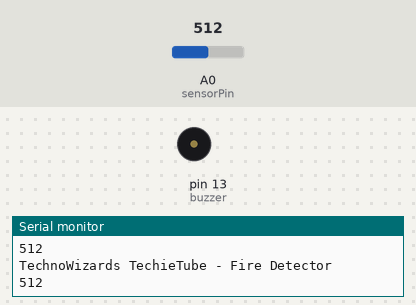
Recording of a sketch running on a simulated Arduino Uno, built with avr-gcc and run on an emulated ATmega328P. Parts: buzzer (waves = sounding, pin HIGH), the last lines printed to the serial monitor. The test bench sets the inputs (shaded band); at power-on: A0 (sensorPin) = 512.

Above: at 1.3 s.
1.4 s: A0 (sensorPin) set to 104
4.5 s: A0 (sensorPin) set to 94
At 4.69 s:
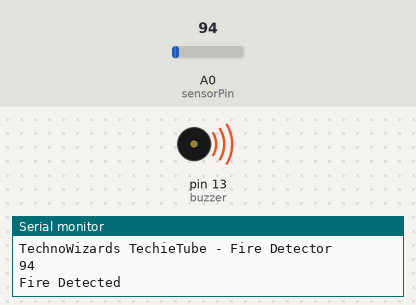
7.6 s: A0 (sensorPin) set to 110
At 7.6 s:
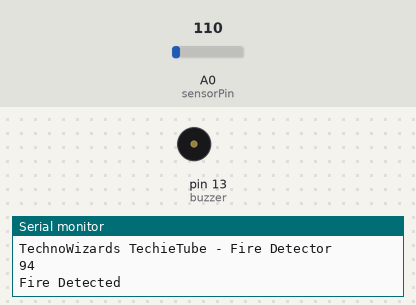
Timing chart, 0 to 10.6 s (numbered marks = the images above; inputs shaded):
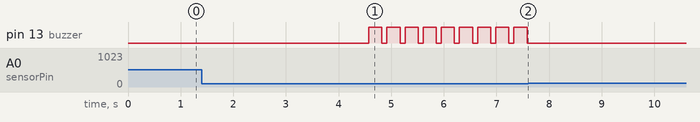

The sketch:

fire_detector.ino
```cpp
#include<SoftwareSerial.h>
int sensorPin = A0; // select the input pin for the LDR
int sensorValue = 0; // variable to store the value coming from the sensor
int buzzer = 13; // Output pin for Buzzer
void setup() {
// declare the ledPin and buzzer as an OUTPUT:
pinMode(buzzer,OUTPUT);
Serial.begin(9600);
}
void loop()
{
Serial.println("TechnoWizards TechieTube - Fire Detector");
sensorValue = analogRead(sensorPin);
Serial.println(sensorValue);
if (sensorValue < 100)
{
Serial.println("Fire Detected");
digitalWrite(buzzer,HIGH);
delay(250);
}
digitalWrite(buzzer,LOW);
delay(sensorValue);
}
```

Measured:
- the behaviour switches between 100 and 99 on A0 (sensorPin) (found by bisection; images 0 and 1)
- after the input at 4.5 s, pin 13 (buzzer): alternates HIGH for 0.25 s and LOW for 0.09 s, starting after 0.07 s
- after the input at 7.6 s, pin 13 (buzzer): stops changing and stays LOW
